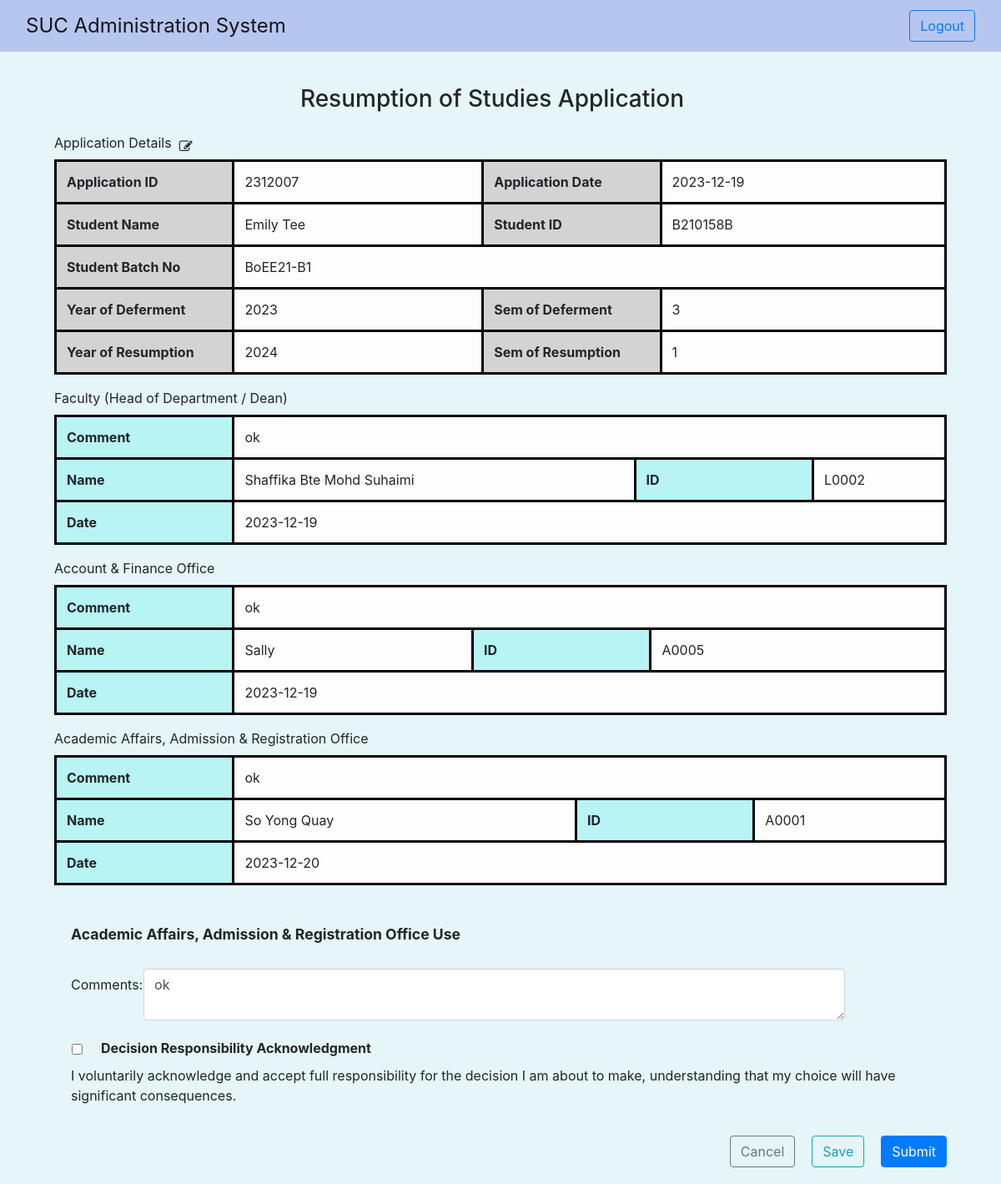
Screenshot of /resumption/reviewResumption.php?resumptionID=2312007&status=Review (signed in) with the database file from the repository.
### tables this page shows
CREATE TABLE `resumption_of_studies_record` (
  `resumptionID` varchar(20) NOT NULL,
  `defermentID` varchar(20) NOT NULL,
  `yearOfDeferment` int(4) NOT NULL,
  `semOfDeferment` int(1) NOT NULL,
  `yearOfResumption` int(4) NOT NULL,
  `semOfResumption` int(1) NOT NULL,
  `applicantID` varchar(20) NOT NULL,
  `applicantSignature` tinyint(1) NOT NULL,
  `applicationDate` date NOT NULL,
  `deanOrHeadComment` varchar(255) NOT NULL,
  `deanOrHeadSignature` tinyint(1) NOT NULL,
  `deanOrHeadID` varchar(20) DEFAULT NULL,
  `deanOrHeadAcknowledgeDate` date DEFAULT NULL,
  `afoFees` int(11) NOT NULL,
  `afoComment` varchar(255) NOT NULL,
  `afoSignature` tinyint(1) NOT NULL,
  `afoID` varchar(20) DEFAULT NULL,
  `afoAcknowledgeDate` date DEFAULT NULL,
  `aaroComment` varchar(255) NOT NULL,
  `aaroSignature` tinyint(1) NOT NULL,
  `aaroID` varchar(20) DEFAULT NULL,
  `aaroAcknowledgeDate` date DEFAULT NULL,
  `registrarAcknowledge` tinyint(1) DEFAULT NULL,
  `registrarComment` varchar(255) NOT NULL,
  `registrarSignature` tinyint(1) NOT NULL,
  `registrarID` varchar(20) DEFAULT NULL,
  `registrarAcknowledgeDate` date DEFAULT NULL
);

CREATE TABLE `student` (
  `studentID` varchar(20) NOT NULL,
  `name` varchar(100) NOT NULL,
  `type` varchar(20) NOT NULL,
  `hostel` tinyint(1) NOT NULL,
  `batchNo` varchar(20) NOT NULL,
  `departmentID` varchar(20) NOT NULL,
  `programme` varchar(255) NOT NULL,
  `contactNo` varchar(20) NOT NULL,
  `icPassport` varchar(100) NOT NULL,
  `mailingAddress` varchar(255) NOT NULL,
  `totalCreditsEarned` int(11) NOT NULL
);

CREATE TABLE `lecturer` (
  `lecturerID` varchar(20) NOT NULL,
  `name` varchar(255) NOT NULL,
  `departmentID` varchar(20) NOT NULL,
  `position` varchar(100) NOT NULL
);

CREATE TABLE `resumption_temporary` (
  `id` varchar(20) NOT NULL,
  `aaroComment` varchar(255) NOT NULL,
  `deanOrHeadComment` varchar(255) NOT NULL,
  `afoFees` int(11) DEFAULT NULL,
  `afoComment` varchar(255) NOT NULL,
  `registrarAcknowledge` tinyint(1) DEFAULT NULL,
  `registrarComment` varchar(255) NOT NULL
);

### resumption/reviewResumption.php (the view, shortened to what this page needs)
<?php
include '../config.php';
$resumptionID = $_GET['resumptionID'];
$status = $_GET['status'];
$position = $_SESSION['position'];
$sql1 = "SELECT student.name AS name, student.batchNo AS batchNo, applicantID, applicationDate, yearOfResumption, semOfResumption, yearOfDeferment, semOfDeferment FROM resumption_of_studies_record left join student on resumption_of_studies_record.applicantID=student.studentID WHERE resumptionID = '$resumptionID'";
$result1 = $conn->query($sql1);
if ($result1->num_rows > 0) {
  while ($row = $result1->fetch_assoc()) {
    $applicationDate=$row['applicationDate'];
    $applicantID=$row['applicantID'];
    $applicationName=$row['name'];
    $batchNo=$row['batchNo'];
    $yearOfResumption=$row['yearOfResumption'];
    $semOfResumption=$row['semOfResumption'];
    $yearOfDeferment=$row['yearOfDeferment'];
    $semOfDeferment=$row['semOfDeferment'];
  }
}
$sql2 = "SELECT deanOrHeadSignature, aaroSignature, afoSignature, registrarSignature FROM resumption_of_studies_record WHERE resumptionID = '$resumptionID'";
$result2 = $conn->query($sql2);
if ($result2->num_rows > 0) {
    while ($row = $result2->fetch_assoc()) {
        $deanOrHeadSignature=$row['deanOrHeadSignature'];
        $afoSignature=$row['afoSignature'];
        $aaroSignature=$row['aaroSignature'];
  }
}
$sql = "SELECT * FROM resumption_temporary WHERE id = '$resumptionID'";
$resultTemp = $conn->query($sql);
if ($resultTemp->num_rows > 0) {
    $row = $resultTemp->fetch_assoc();
    $tempDeanOrHeadComment = $row['deanOrHeadComment'];
    $tempAaroComment = $row['aaroComment'];
    $tempAfoComment = $row['afoComment'];
    $tempRegistrarComment = $row['registrarComment'];
}
include '../header.php';
echo "<body style='background-color:#E5F5F8'>";
?>
<div class="container-fluid" style="width: 95%;" >
  <div class="d-flex justify-content-center" style=" margin-top:40px ">
  <h3 style="margin-right: 20px">Resumption of Studies Application</h3>
  </div>
    <div class="row" style="margin:20px; margin-top:15px">
    <label for="" class="form-label">Application Details</label>
    <?php
    if($position == 'aaro' && $status == 'Review'){ ?>
    <button style="padding: 0px; padding-left: 8px;" class="btn" onclick = "edit()"><i class="fa fa-edit"></i></button>
    <?php
    }
    ?>
    <table class="table">
        <tr>
          <th class="thInfo">Application ID</th><td class="table-light"><?php echo $resumptionID; ?></td>
          <th class="thInfo">Application Date</th><td class="table-light"><?php echo $applicationDate; ?></td>
        </tr>
        <tr>
          <th class="thInfo">Student Name</th><td class="table-light"><?php echo $applicationName; ?></td>
          <th class="thInfo">Student ID</th><td class="table-light"><?php echo $applicantID; ?></td>
        </tr>
        <tr>
          <th class="thInfo">Student Batch No</th><td class="table-light " colspan="3"><?php echo $batchNo; ?></td>
        </tr>
        <tr>
          <th class="thInfo">Year of Deferment</th><td class="table-light"><?php echo $yearOfDeferment; ?></td>
          <th class="thInfo">Sem of Deferment</th><td class="table-light"><?php echo $semOfDeferment; ?></td>
        </tr>
        <tr>
          <th class="thInfo">Year of Resumption</th><td class="table-light"><?php echo $yearOfResumption; ?></td>
          <th class="thInfo">Sem of Resumption</th><td class="table-light"><?php echo $semOfResumption; ?></td>
        </tr>
    </table>
    <?php
    if($status == 'Review'){
      if($deanOrHeadSignature == 1){
        echo '<label for="" class="form-label" >Faculty (Head of Department / Dean)</label>';
        $sql1 = "SELECT lecturer.name AS name, deanOrHeadID AS id, deanOrHeadComment AS comment, deanOrHeadAcknowledgeDate AS acknowledgeDate FROM resumption_of_studies_record left join lecturer on resumption_of_studies_record.deanOrHeadID=lecturer.lecturerID WHERE resumptionID = '$resumptionID'";
        $result1 = $conn->query($sql1);
        if ($result1->num_rows > 0) {
          while ($row = $result1->fetch_assoc()) {
            $name=$row['name'];
            $id=$row['id'];
            $comment=$row['comment'];
            $acknowledgeDate=$row['acknowledgeDate'];
          }
          ?>
        <table class="table">
          <tr>
            <th class="thReview">Comment</th><td class="table-light " colspan="3"><?php echo $comment; ?></td>
          </tr>
          <tr>
            <th class="thReview">Name</th><td class="table-light"><?php echo $name; ?></td>
            <th class="thReview">ID</th><td class="table-light"><?php echo $id; ?></td>
          </tr>
          <tr>
            <th class="thReview">Date</th><td class="table-light " colspan="3"><?php echo $acknowledgeDate; ?></td>
          </tr>
      </table> <?php
        }
      }
      if($afoSignature == 1){
        echo '<label for="" class="form-label" >Account & Finance Office</label>';
        $sql3 = "SELECT administrator.name AS name, afoID AS id, afoComment AS comment, afoAcknowledgeDate AS acknowledgeDate FROM resumption_of_studies_record left join administrator on resumption_of_studies_record.afoID=administrator.administratorID WHERE resumptionID = '$resumptionID'";
        $result3 = $conn->query($sql3);
        if ($result3->num_rows > 0) {
          while ($row = $result3->fetch_assoc()) {
            $name=$row['name'];
            $id=$row['id'];
            $comment=$row['comment'];
            $acknowledgeDate=$row['acknowledgeDate'];
          }
          ?>
        <table class="table">
          <tr>
            <th class="thReview">Comment</th><td class="table-light " colspan="3"><?php echo $comment; ?></td>
          </tr>
          <tr>
            <th class="thReview">Name</th><td class="table-light"><?php echo $name; ?></td>
            <th class="thReview">ID</th><td class="table-light"><?php echo $id; ?></td>
          </tr>
          <tr>
            <th class="thReview">Date</th><td class="table-light " colspan="3"><?php echo $acknowledgeDate; ?></td>
          </tr>
      </table>
      <?php
        }
      }
      if($aaroSignature == 1){
        echo '<label for="" class="form-label" >Academic Affairs, Admission & Registration Office</label>';
        $sql3 = "SELECT administrator.name AS name, aaroID AS id, aaroComment AS comment, aaroAcknowledgeDate AS acknowledgeDate FROM resumption_of_studies_record left join administrator on resumption_of_studies_record.aaroID=administrator.administratorID WHERE resumptionID = '$resumptionID'";
        $result3 = $conn->query($sql3);
        if ($result3->num_rows > 0) {
          while ($row = $result3->fetch_assoc()) {
            $name=$row['name'];
            $id=$row['id'];
            $comment=$row['comment'];
            $acknowledgeDate=$row['acknowledgeDate'];
          }
          ?>
        <table class="table">
          <tr>
            <th class="thReview">Comment</th><td class="table-light " colspan="3"><?php echo $comment; ?></td>
          </tr>
          <tr>
            <th class="thReview">Name</th><td class="table-light"><?php echo $name; ?></td>
            <th class="thReview">ID</th><td class="table-light"><?php echo $id; ?></td>
          </tr>
          <tr>
            <th class="thReview">Date</th><td class="table-light " colspan="3"><?php echo $acknowledgeDate; ?></td>
          </tr>
      </table>
      <?php
        }
      }
      if($position == 'deanOrHod'){
        echo '<label class="form-label" style="margin-top: 30px; margin-left: 20px; font-size: 110%"><b>Faculty (Head of Department / Dean) Use</b></label>';
      } elseif($position =='afo'){
        echo '<label class="form-label" style="margin-top: 30px; margin-left: 20px; font-size: 110%"><b>Account & Finance Office Use</b></label>';
      } elseif($position =='aaro'){
        echo '<label class="form-label" style="margin-top: 30px;margin-left: 20px; font-size: 110%"><b>Academic Affairs, Admission & Registration Office  Use</b></label>';
      }  elseif($position =='registrar'){
        echo '<label class="form-label" style="margin-top: 30px;margin-left: 20px; font-size: 110%"><b>Academic Affairs, Admission & Registration Office  Use (Registrar)</b></label>';
      }
      ?>
      <form  action="reviewResumption.php" method="post" enctype="multipart/form-data">
        <div class="row" style="margin: 20px; margin-left: 5px;">
          <label for="comment" class="col-md-1 col-form-label">Comments:</label>
          <div class="col-md-10">
            <textarea class="form-control" placeholder="Leave a comment here" name="comment" id="comment" required><?php
            if ($resultTemp->num_rows > 0) {
              if($position == 'deanOrHod' && $tempDeanOrHeadComment != null){
                echo $tempDeanOrHeadComment;}
              elseif($position == 'afo' && $tempAfoComment != null){
                echo $tempAfoComment;}
              elseif($position == 'aaro' && $tempAaroComment != null){
                echo $tempAaroComment;}
              elseif($position == 'registrar' && $tempRegistrarComment != null){
                echo $tempRegistrarComment;}
              }
              ?></textarea>
          </div>
        </div>
        <div class="row" style="margin: 20px;">
        <table style="border:none;">
          <tr>
            <td style="vertical-align: top; border:none;"><input type="checkbox" name="agree" id="agree" style="margin-top: 7px; margin-right: 20px;" required></td>
            <td style="border:none;"><label for="pdpa"><strong>Decision Responsibility Acknowledgment</strong></label></td>
          </tr>
        </table>
        <p>I voluntarily acknowledge and accept full responsibility for the decision I am about to make, understanding that my choice will have significant consequences.</p>
        </div>
        <button name="submit" type="submit" class="btn btn-primary" style="margin-left:20px; float:right;";>Submit</button>
        <button name="save" type="submit" class="btn btn-outline-info" style="margin-left:20px; float:right;" onclick="showSuccessMessage()";>Save</button>
        <button name="cancel" type="button" class="btn btn-outline-secondary" style="margin-left:20px; float:right;" onclick="confirmCancel()";>Cancel</button>
      </form>
      <?php
    }?>
  </div>
  </body>
</html>

### resumption/reviewResumption.php (style rules this page uses)
.thReview { background-color: #b8f4f4; border-style: solid; border-color: black; width: 20% }
.thInfo { background-color: #D3D3D3; border-style: solid; border-color: black; width: 20% }
table,td { border-style: solid; border-color: black; }

### rows the page displays
resumption_of_studies_record: applicationDate "2023-12-19", applicantID.name "Emily Tee", applicantID "B210158B", applicantID.batchNo "BoEE21-B1", yearOfDeferment "2023", semOfDeferment "3", yearOfResumption "2024", semOfResumption "1", deanOrHeadComment "ok", deanOrHeadID.name "Shaffika Bte Mohd Suhaimi", deanOrHeadID "L0002", deanOrHeadAcknowledgeDate "2023-12-19", afoComment "ok", afoID.name "Sally", afoID "A0005", afoAcknowledgeDate "2023-12-19"
resumption_temporary: comment "ok"

### other values shown
$resumptionID "2312007"
$comment "ok"
$name "So Yong Quay"
$id "A0001"
$acknowledgeDate "2023-12-20"
